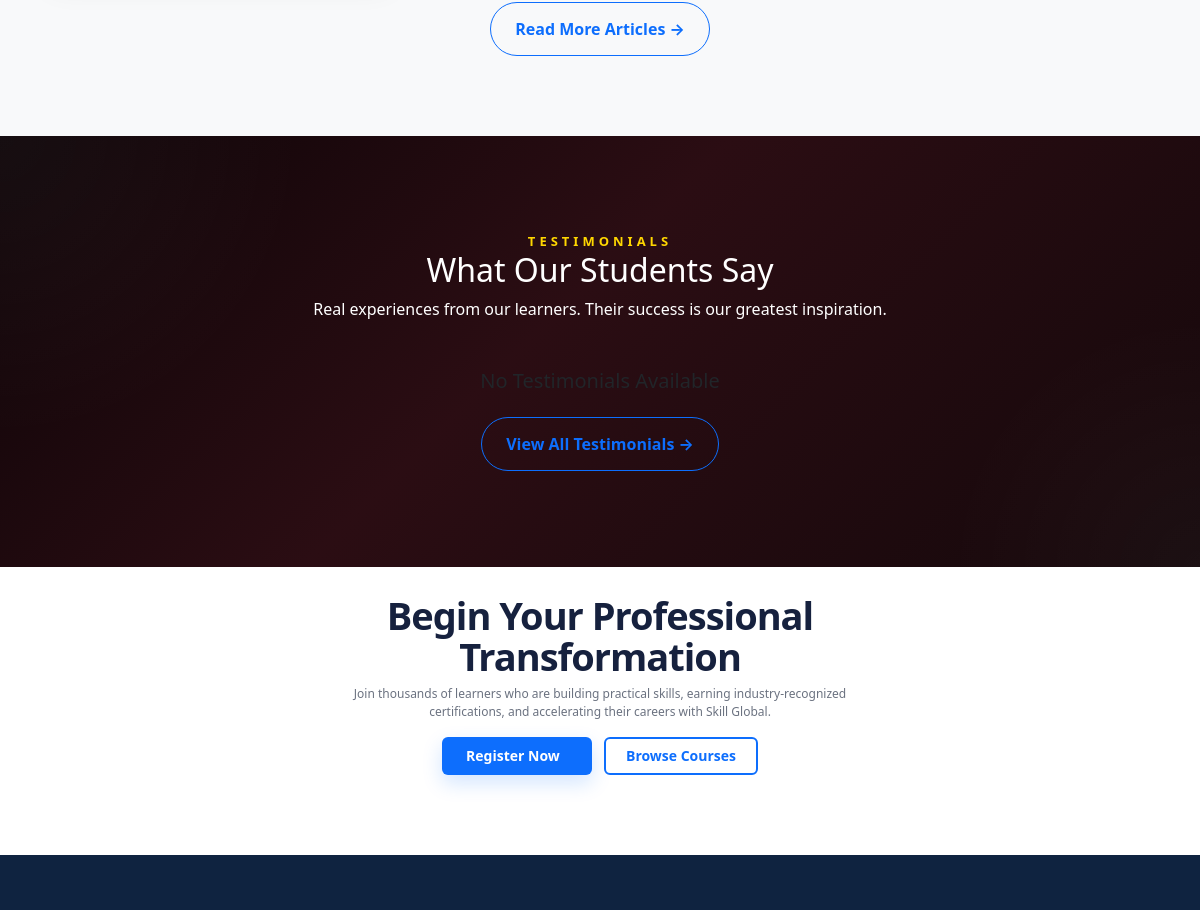
The app's page / (middle part), older data.
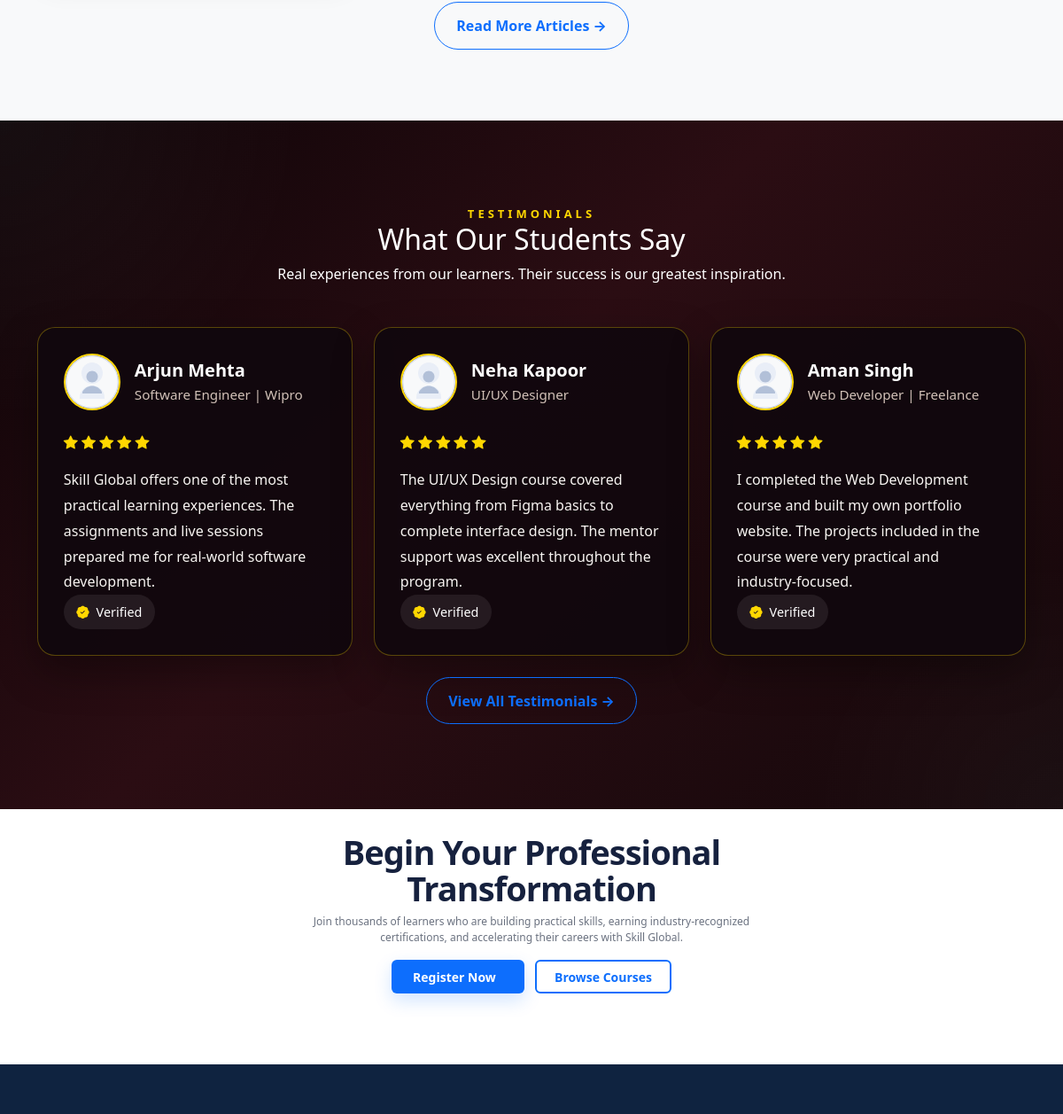
The same page, newer data.
### skill_global/models.py (models this page shows, shortened)
class Testimonial(models.Model):
    student_name = models.CharField(max_length=150)
    designation = models.CharField(max_length=150, blank=True)
    review = models.TextField()
    rating = models.PositiveSmallIntegerField(default=5)
    photo = models.ImageField(upload_to='testimonials/', blank=True, null=True)
    verified = models.BooleanField(default=True)
    is_active = models.BooleanField(default=True)
    created_at = models.DateTimeField(auto_now_add=True)
    updated_at = models.DateTimeField(auto_now=True)
    class Meta:
        verbose_name = 'Testimonial'
        verbose_name_plural = 'Testimonials'
        ordering = ['-id']

### skill_global/views.py (the view)
# urls.py: path('', views.index, name='home'),
def index(request):
    courses = Course.objects.filter(is_active=True).order_by('title')[:3]
    about = About.objects.first()
    live_classes = LiveClass.objects.filter(
        is_active=True,
        scheduled_at__gte=timezone.now()
    ).order_by('scheduled_at')[:3]
    latest_articles = list(Article.objects.filter(is_published=True).order_by('-published_at')[:3])
    for article in latest_articles:
        word_count = len(article.content.split()) if article.content else 0
        article.reading_time = max(1, math.ceil(word_count / 200))
    testimonials = Testimonial.objects.filter(is_active=True).order_by('-id')[:3]
    context = {
        'page_title': 'Home',
        'page_description': 'Skill Global offers premium training, live mentoring, and certification pathways for students and professionals ready to accelerate their career.',
        'courses': courses,
        'about': about,
        'live_classes': live_classes,
        'latest_articles': latest_articles,
        'testimonials': testimonials,
    }
    return render(request, 'skill_global/index.html', context)

### templates/skill_global/index.html (shortened to what the changed rows need)
﻿<!DOCTYPE html>
<html lang="en">
{% load static %}
<head>
    <link href="https://cdn.jsdelivr.net/npm/bootstrap@5.3.2/dist/css/bootstrap.min.css" rel="stylesheet">
    <link href="https://cdn.jsdelivr.net/npm/bootstrap-icons@1.10.5/font/bootstrap-icons.css" rel="stylesheet">
    <link href="{% static 'css/navbar.css' %}" rel="stylesheet">
    <link href="{% static 'css/hero.css' %}" rel="stylesheet">
    <link href="{% static 'css/about.css' %}" rel="stylesheet">
    <link href="{% static 'css/recognition.css' %}" rel="stylesheet">
    <link href="{% static 'css/courses.css' %}" rel="stylesheet">
    <link href="{% static 'css/footer.css' %}" rel="stylesheet">
    <link href="{% static 'css/cta.css' %}" rel="stylesheet">
</head>
<body>
    {% load static %}
    <section class="testimonials-section">
        <div class="container">
            <div class="section-heading text-center mb-5">
                <h2>What Our Students Say</h2>
            </div>
            {% if testimonials %}
            <div class="row g-4">
                {% for testimonial in testimonials %}
                <div class="col-lg-4 col-md-6">
                    <div class="testimonial-card h-100">
                        <div class="testimonial-card-top d-flex align-items-center gap-3 mb-4">
                            {% if testimonial.photo %}
                            <img src="{{ testimonial.photo.url }}" alt="{{ testimonial.student_name }}"
                                class="testimonial-photo">
                            {% else %}
                            <img src="{% static 'images/default-profile.svg' %}" alt="{{ testimonial.student_name }}"
                                class="testimonial-photo">
                            {% endif %}
                            <div>
                                <h5 class="testimonial-name mb-1">{{ testimonial.student_name }}</h5>
                                <p class="testimonial-designation mb-0">{{ testimonial.designation|default:'Student' }}
                                </p>
                            </div>
                        </div>
                        <div class="testimonial-rating mb-3">
                            {% for i in '12345' %}
                            <i class="bi bi-star-fill"></i>
                            {% endfor %}
                        </div>
                        <p class="testimonial-text">{{ testimonial.review|truncatewords:30 }}</p>
                        <div class="testimonial-footer mt-auto">
                            {% if testimonial.verified %}
                            <span class="verified-badge"><i class="bi bi-patch-check-fill"></i> Verified</span>
                            {% endif %}
                        </div>
                    </div>
                </div>
                {% endfor %}
            </div>
            {% else %}
            <div class="text-center">
                <h5 class="mb-0">No Testimonials Available</h5>
            </div>
            {% endif %}
        </div>
    </section>
    <section class="cta-section">
        <div class="container">
            <div class="cta-content">
                <h2>Begin Your Professional Transformation</h2>
            </div>
        </div>
    </section>
</body>
</html>

Row changes from the older to the newer data that the page shows:
added Testimonial: student_name "Arjun Mehta", designation "Software Engineer | Wipro", review "Skill Global offers one of the most practical learning experiences. The assignments and live sessions prepared me for real-world software development.", verified True (drawn)
added Testimonial: student_name "Neha Kapoor", designation "UI/UX Designer", review "The UI/UX Design course covered everything from Figma basics to complete interface design. The mentor support was excellent throughout the program.", verified True (drawn)
added Testimonial: student_name "Aman Singh", designation "Web Developer | Freelance", review "I completed the Web Development course and built my own portfolio website. The projects included in the course were very practical and industry-focused.", verified True (drawn)
